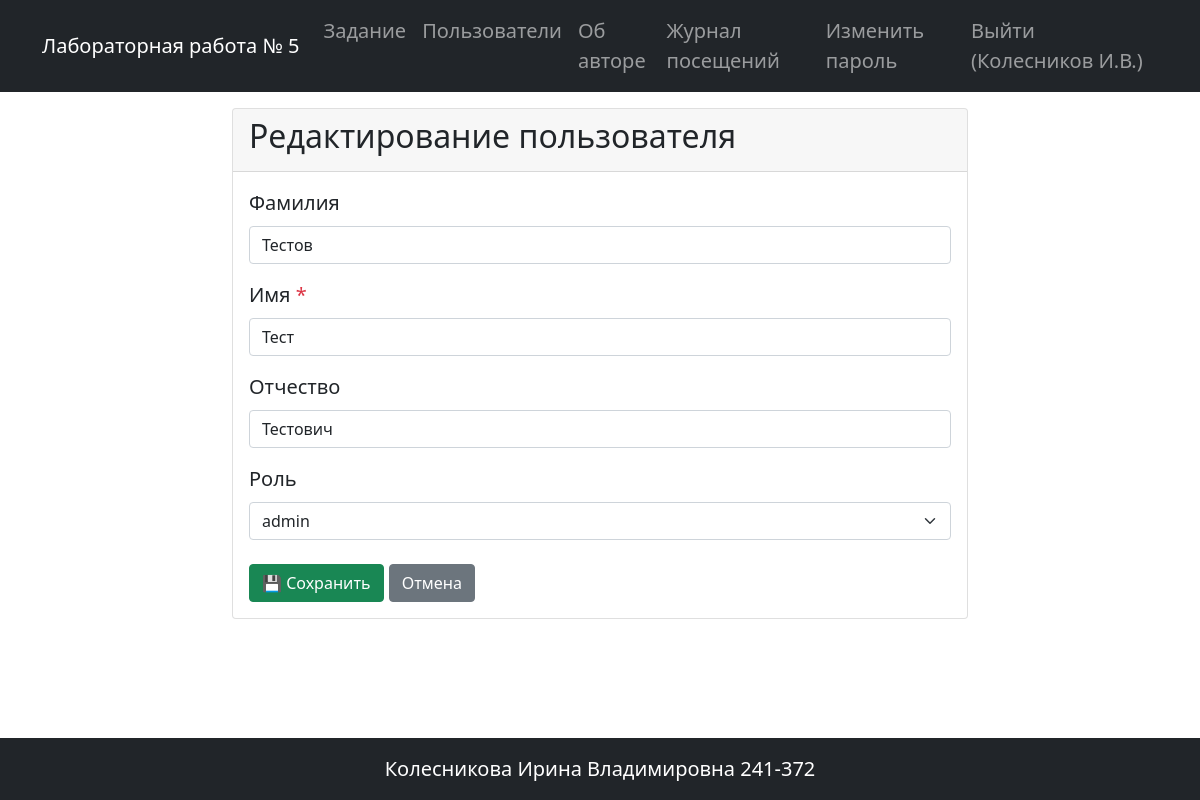
Page /user/3/edit (signed in) on the committed database.
### app.py (models this page shows, shortened)
class User(UserMixin, db.Model):
    __tablename__ = 'users'
    id = db.Column(db.Integer, primary_key=True)
    login = db.Column(db.String(50), nullable=False, unique=True)
    password_hash = db.Column(db.String(255), nullable=False)
    last_name = db.Column(db.String(100), nullable=True)
    first_name = db.Column(db.String(100), nullable=False)
    patronymic = db.Column(db.String(100), nullable=True)
    role_id = db.Column(db.Integer, db.ForeignKey('roles.id'), nullable=True)
    created_at = db.Column(db.DateTime, default=datetime.now)
    role = db.relationship('Role', back_populates='users', lazy='select')
    @property
    def short_name(self):
        result = self.last_name if self.last_name else ''
        if self.first_name:
            result += f' {self.first_name[0]}.' if result else f'{self.first_name[0]}.'
        if self.patronymic:
            result += f'{self.patronymic[0]}.' if result else f'{self.patronymic[0]}.'
        return result if result else self.login
    def has_permission(self, action, target_user=None):
        role_name = self.role.name if self.role else 'guest'
        if role_name == 'admin':
            return True

### app.py (the view)
        def wrapper(*args, **kwargs):
            if not current_user.is_authenticated:
                flash('Для доступа необходимо авторизоваться', 'warning')
                return redirect(url_for('login'))
            target_user = None
            if 'user_id' in kwargs:
                target_user = User.query.get(kwargs['user_id'])
            if not current_user.has_permission(action, target_user):
                flash('У вас недостаточно прав для выполнения этого действия', 'danger')
                return redirect(url_for('user_list'))
            return f(*args, **kwargs)

### app.py (called while the page is built, shortened)
@app.before_request
def log_visit():
    if request.endpoint not in ['static', 'login', 'logout']:
        user_id = current_user.id if current_user.is_authenticated else None
        try:
            log = VisitLog(path=request.path, user_id=user_id)
            db.session.add(log)
            db.session.commit()
        except:
            db.session.rollback()

@login_manager.user_loader
def load_user(user_id):
    return User.query.get(int(user_id))

def permission_required(action):
    def decorator(f):
        def wrapper(*args, **kwargs):
            if not current_user.is_authenticated:
                flash('Для доступа необходимо авторизоваться', 'warning')
                return redirect(url_for('login'))
            target_user = None
            if 'user_id' in kwargs:
                target_user = User.query.get(kwargs['user_id'])
            if not current_user.has_permission(action, target_user):
                flash('У вас недостаточно прав для выполнения этого действия', 'danger')
                return redirect(url_for('user_list'))
            return f(*args, **kwargs)
        wrapper.__name__ = f.__name__
        return wrapper
    return decorator

@app.route('/user/<int:user_id>/edit', methods=['GET', 'POST'])
@login_required
@permission_required('edit')
def edit_user(user_id):
    user = User.query.get(user_id)
    if not user:
        flash('Пользователь не найден', 'danger')
        return redirect(url_for('user_list'))
    if not current_user.has_permission('edit', user):
        flash('Вы можете редактировать только свой профиль', 'danger')
        return redirect(url_for('user_list'))
    roles = Role.query.order_by(Role.name).all()
    form_data = {
        'last_name': user.last_name or '',
        'first_name': user.first_name or '',
        'patronymic': user.patronymic or '',
        'role_id': str(user.role_id) if user.role_id else ''
    }
    return render_template('user_form.html', title='Редактирование пользователя',
                           user=user, roles=roles, errors={}, form_data=form_data)

### templates/user_form.html (shortened to what this page needs)
{% extends 'base.html' %}
{% block content %}
<div class="row justify-content-center">
    <div class="col-md-8">
        <div class="card">
            <div class="card-header">
                <h2>{{ title }}</h2>
            </div>
            <div class="card-body">
                <form method="POST">
                    <div class="mb-3">
                        <label for="last_name" class="form-label">Фамилия</label>
                        <input type="text" class="form-control {% if errors.last_name %}is-invalid{% endif %}"
                               id="last_name" name="last_name" value="{{ form_data.get('last_name', '') }}">
                    </div>
                    <div class="mb-3">
                        <label for="first_name" class="form-label">Имя <span class="text-danger">*</span></label>
                        <input type="text" class="form-control {% if errors.first_name %}is-invalid{% endif %}"
                               id="first_name" name="first_name" value="{{ form_data.get('first_name', '') }}" required>
                    </div>
                    <div class="mb-3">
                        <label for="patronymic" class="form-label">Отчество</label>
                        <input type="text" class="form-control {% if errors.patronymic %}is-invalid{% endif %}"
                               id="patronymic" name="patronymic" value="{{ form_data.get('patronymic', '') }}">
                    </div>
                    <div class="mb-3">
                        <label for="role_id" class="form-label">Роль</label>
                        <select class="form-select {% if errors.role_id %}is-invalid{% endif %}" id="role_id" name="role_id">
                            {% for role in roles %}
                                {% set selected = 'selected' if form_data.get('role_id')|string == role.id|string else '' %}
                                <option value="{{ role.id }}" {{ selected }}>{{ role.name }}</option>
                            {% endfor %}
                        </select>
                    </div>
                    <div class="mt-4">
                        <button type="submit" class="btn btn-success">💾 Сохранить</button>
                        <a href="{{ url_for('user_list') }}" class="btn btn-secondary">Отмена</a>
                    </div>
                </form>
            </div>
        </div>
    </div>
</div>
{% endblock %}

### templates/base.html (shortened to what this page needs)
<!doctype html>
<html lang="ru">
    <head>
    <link href="https://cdn.jsdelivr.net/npm/bootstrap@5.0.2/dist/css/bootstrap.min.css" rel="stylesheet">
    <link rel="stylesheet" href="{{ url_for('static', filename='styles.css') }}">
    </head>
    <body class="d-flex flex-column min-vh-100">
    <header>
        <nav class="navbar navbar-expand-lg navbar-dark bg-dark">
            <div class="container">
                <a class="navbar-brand" href="{{ url_for('index') }}">Лабораторная работа № 5</a>
                <div class="collapse navbar-collapse" id="navbarSupportedContent">
                    <ul class="navbar-nav ms-auto mb-2 mb-lg-0">
                        <li class="nav-item">
                            <a class="nav-link" href="{{ url_for('index') }}">Задание</a>
                        </li>
                        <li class="nav-item">
                            <a class="nav-link" href="{{ url_for('user_list') }}">Пользователи</a>
                        </li>
                        <li class="nav-item">
                            <a class="nav-link" href="{{ url_for('about') }}">Об авторе</a>
                        </li>
                        {% if current_user.is_authenticated %}
                            {% set role_name = current_user.role.name if current_user.role else 'guest' %}
                            {% if role_name != 'guest' %}
                                <li class="nav-item">
                                    <a class="nav-link" href="{{ url_for('statistics_journal') }}">Журнал посещений</a>
                                </li>
                            {% endif %}
                            <li class="nav-item">
                                <a class="nav-link" href="{{ url_for('change_password') }}">Изменить пароль</a>
                            </li>
                            <li class="nav-item">
                                <a class="nav-link" href="{{ url_for('logout') }}">Выйти ({{ current_user.short_name }})</a>
                            </li>
                        {% else %}
                            <li class="nav-item">
                                <a class="nav-link" href="{{ url_for('login') }}">Вход</a>
                            </li>
                        {% endif %}
                    </ul>
                </div>
            </div>
          </nav>
    </header>
    <main class="flex-grow-1 my-3">
        <div class="container">
            {% block content %}{% endblock %}
        </div>
    </main>
    <footer class="bg-dark text-white mt-5 py-3">
        <div class="container text-center">
            <p class="mb-0">Колесникова Ирина Владимировна 241-372</p>
        </div>
    </footer>
    </body>
</html>

### static/styles.css (style rules this page uses)
body { font-size: 1.25rem; }

### rows in the picture
User: short_name "Колесников И.В."
User: last_name "Тестов", first_name "Тест", patronymic "Тестович"

### other values in the picture
{{ title }} "Редактирование пользователя"
form field role_id "admin"
